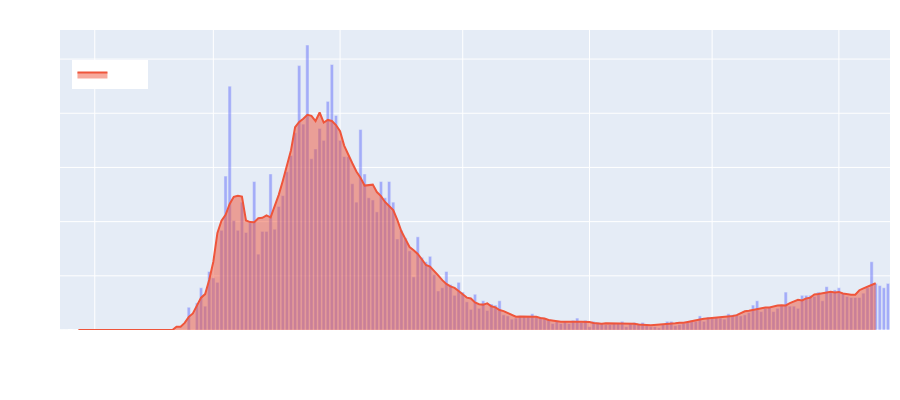

The code cell stored with this chart in its notebook:
### Code cell
# To display the figure defined by this dict, use the low-level plotly.io.show function
import plotly.io as pio

pio.show(figure)

### Figure 1 — Plotly figure (JSON) as saved in the notebook; plotly's stock layout.template omitted (floating-point values rounded to 4 significant figures; data arrays with more than 128 entries replaced by an {"elided": "..."} marker saying what was removed)
{"data": [{"marker": {"opacity": 0.5}, "showlegend": false, "type": "bar", "x": {"elided": "201 str values"}, "y": {"elided": "201 float values"}}, {"fill": "tozeroy", "mode": "lines", "type": "scatter", "x": {"elided": "201 str values"}, "y": {"elided": "201 float values"}}], "layout": {"dragmode": false, "height": 400, "hovermode": "x unified", "legend": {"font": {"color": "white", "family": "sans-serif"}, "traceorder": "normal", "x": 0.015, "y": 0.9}, "margin": {"b": 70, "l": 60, "r": 10, "t": 30}, "xaxis": {"color": "#ffffff", "showgrid": true}, "yaxis": {"color": "#ffffff", "rangemode": "tozero", "showgrid": true, "type": "linear"}}}
